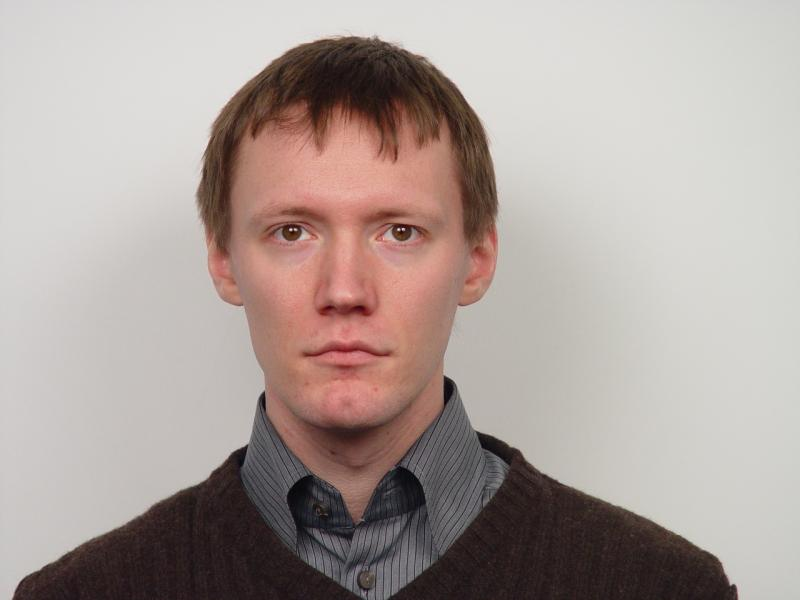
#> input picture Images_processing/01.jpg, 800 x 600 px, found by its file name
$ python My_pillow.py
#> lines starting #> are read from the running program, lines starting #| are printed output that depends on the picture
from PIL import Image , ImageFilter

# [32 lines of commented-out code are left out]

orginal_image = Image.open('Images_processing/01.jpg')
#> orginal_image is the input picture: PIL image 800x600 RGB; mean R, G, B 172.3, 160, 155.2
grayscale_image = orginal_image.convert('L')
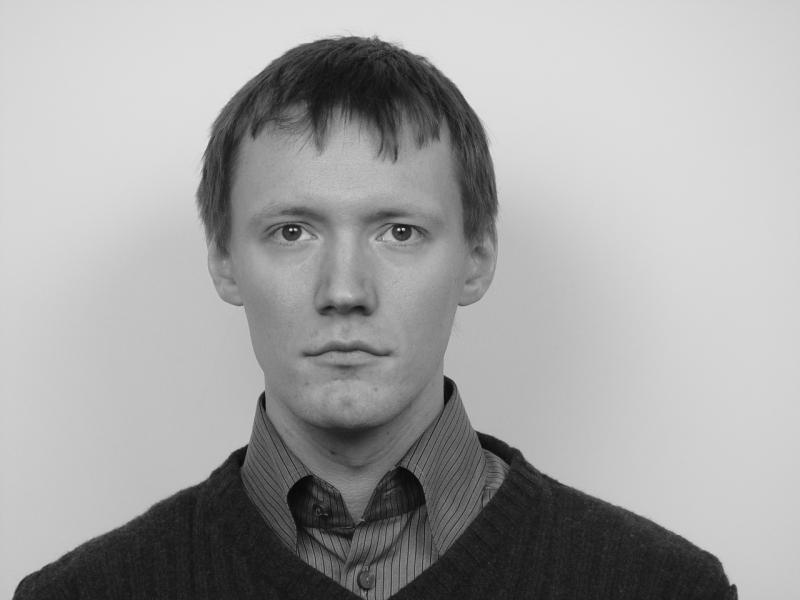
#> grayscale_image: PIL image 800x600 L; min 0, max 235, mean 163.1
edge_image = grayscale_image.filter(ImageFilter.FIND_EDGES)
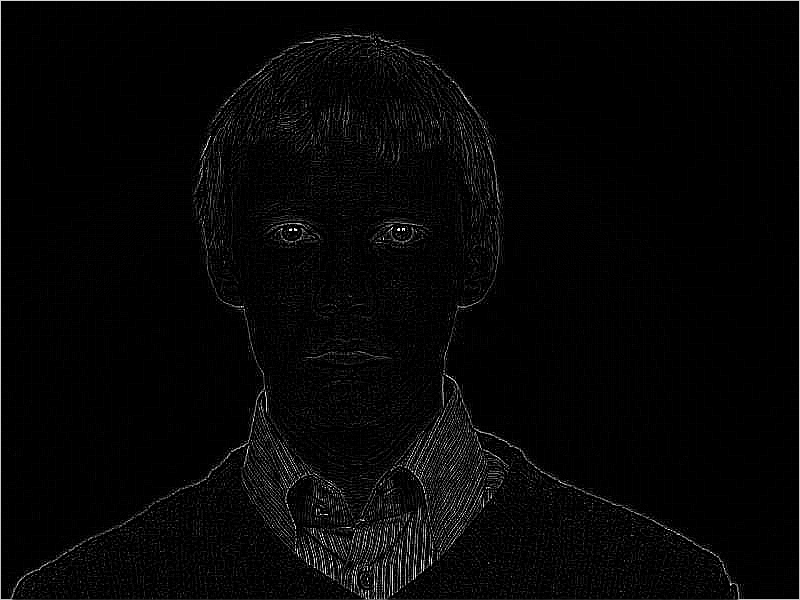
#> edge_image: PIL image 800x600 L; min 0, max 255, mean 6.2
edge_image.show()
edge_image.save('Images_processing/g01.jpg')
